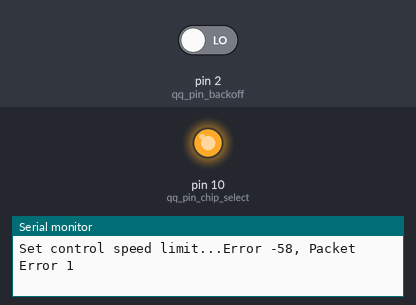
Bench run of a sketch on a simulated Arduino Nano, built with avr-gcc and run on an emulated ATmega328P. On the bench: output pins drawn as LEDs (lit = HIGH), the last lines printed to the serial monitor. The inputs (shaded band) are chosen by the test bench; at power-on: pin 2 (qq_pin_backoff) LOW. At 2.1 s the program stops and its outputs stay as they are.

Above: at 1.2 s.
1.3 s: pin 2 (qq_pin_backoff) driven HIGH
At 1.7 s:
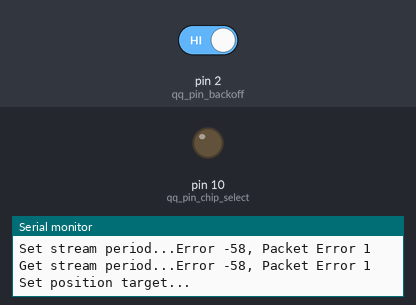
Timing chart, 0 to 3.6 s (numbered marks = the images above; inputs shaded):
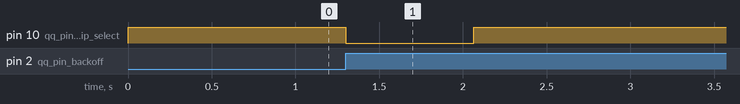

Measured:
- after the input at 1.3 s, pin 10 (qq_pin_chip_select): HIGH → LOW at once, → HIGH 0.76 s later

The sketch:

QuadQuad2Drv_Arduino_Demo.ino
```cpp
/**************************/
/* QuadQuad2Drv Demo      */
/* Author : Christie Nel  */
/* Date   : 11/01/2021    */
/**************************/

/* How to get started:
 *
 * Note: This demo was tested on an Arduino Nano v3.
 *
 * (1) Connect the Arduino to the QuadQuad2Drv PCB:
 *     - GND to GND
 *     - 5V to V+
 *     - MISO to SDO
 *     - MOSI to SDI
 *     - SCK to SCK
 *     - qq_pin_chip_select to SS
 *     - qq_pin_backoff to SRDY
 *     - qq_pin_reset to RESET (optional)
 * (2) Connect a motor with quadrature feedback to the board on connectors M1 and DRV1.
 *     If the polarity of either the A/B inputs or the M1 output is wrong, the
 *     motor will spin very fast when the program runs.  If this is the case, reverse
 *     either A/B or M1.  This demo is tuned for a Pololu microgear motor at 12V.
 * (3) Open the Arduino Serial Monitor and set it to 115200 baud.
 * (4) Download this program to your Arduino.  If all is well, you should see
 *     serial output and the motor will ramp to position 5000 at a speed of
 *     2000 transitions/s and stop at position 5000, before ramping back slowly to
 *     position 0.
 * (5) You may touch the DRV1 IN pin to GND to test the HOME input.  This will force
 *     the position counter to 0.
 *
 * Please read the QuadQuad2Drv Datasheet to better understand the interface and
 * read through the QuadQuad2Drv_Lib.h file for a list of all functions, errors
 * and typedefs.
 */

#include <SPI.h>
#include "QuadQuad2Drv_Lib.h"

/* Local defines */
#define FALSE 0
#define TRUE 1

/* Test constants */
#define POSITION_TARGET     5000
#define POSITION_ZERO       0

/* ---------------------------------------------- */

/* Arduino pins */
const uint8_t qq_pin_chip_select = 10;
const uint8_t qq_pin_backoff = 2;
const uint8_t qq_pin_reset = 3;

/* Instantiate QuadQuad2Drv class with configured pins */
QuadQuad2Drv qq2drv( qq_pin_chip_select, qq_pin_backoff, qq_pin_reset );

/* Global variables */
err rc;
err packet_rc;
int16_t payload_size;
byte buf[64];
uint8_t chan;
stream_config_t stream_config;
data_masks_t data_masks;

// ----------------------------------------------------------

void setup()
{
  Serial.begin( 115200 );
  Serial.println();
}

void print_result( err rc, err packet_rc )
{
  if ( ( rc == QQ_ERR_OK ) && ( packet_rc == QQ_ERR_OK ) )
    Serial.println( "Success" );
  else
  {
    Serial.print( "Error " );
    Serial.print( rc );
    Serial.print( ", Packet Error " );
    Serial.println( packet_rc );
  }
}

void print_progress( int32_t position_target, bool direction_positive )
{
  uint32_t sample;
  uint32_t time;
  uint32_t overtime_ms;
  bool reached_target;
  stream_data_t stream_data;

  sample = 0;
  overtime_ms = 0;
  reached_target = FALSE;

  while ( ( rc == QQ_ERR_OK ) && ( overtime_ms < 1000 ) )
  {
    rc = qq2drv.read_stream( buf, sizeof(buf), &payload_size, stream_config, data_masks, &stream_data );

    if ( rc == QQ_ERR_OK )
    {
      sample++;

      Serial.print( "Sample " );
      Serial.print( sample );

      Serial.print( ", Timing=" );
      Serial.print( stream_data.period_timing );
      Serial.print( "=" );
      Serial.print( qq2drv.period_to_ms( stream_data.period_timing ) );
      Serial.print( "ms" );

      Serial.print( ", Elapsed=" );
      Serial.print( stream_data.periods_elapsed );

      for ( chan=0; chan<QQ_NUM_CHANS; chan++ )
      {
        Serial.println();
        Serial.print( "Channel " );
        Serial.print( chan + 1 );
        Serial.print( " Position=" );
        Serial.print( stream_data.motion_data[chan].position );
        Serial.print( ", Velocity=" );
        Serial.print( stream_data.motion_data[chan].velocity );
      }

      Serial.println();

      if ( !reached_target )
      {
        if ( ( (  direction_positive ) && ( stream_data.motion_data[0].position >= position_target ) ) ||
             ( ( !direction_positive ) && ( stream_data.motion_data[0].position <= position_target ) ) )
        {
          /* When we reach the target, keep printing for a short time after */

          reached_target = TRUE;
          time = millis();
        }
      }
      else
        overtime_ms = millis() - time;
    }
    else
    {
      print_result( rc, QQ_ERR_OK );
      break;
    }
  }

}

void loop()
{
  uint8_t fw_ver_major;
  uint8_t fw_ver_minor;
  uint8_t protocol_ver;
  chan_data_masks_t chan_data_masks;
  motion_data_t motion_data;
  input_params_t input_params[2];
  ctrl_mode_params_t ctrl_mode_params;
  ctrl_pos_target_params_t ctrl_pos_target_params;
  ctrl_pos_ramp_params_t ctrl_pos_ramp_params;
  ctrl_drv_power_max_params_t ctrl_drv_power_max_params;
  ctrl_pos_pid_params_t ctrl_pos_pid_params;
  ctrl_speed_pid_params_t ctrl_speed_pid_params;
  ctrl_speed_limit_params_t ctrl_speed_limit_params;
  ctrl_accel_limit_params_t ctrl_accel_limit_params;
  uint8_t history_len;
  uint8_t history_time_bits;
  uint16_t stream_period;

  Serial.println( "QuadQuad2Drv Demo" );
  Serial.println( "--------------------------------------------" );

  /* --------------------------------------------------------- */
  /* Report configured Arduino pins                            */

  Serial.println( "Arduino pin connections..." );
  Serial.print( "QuadQuad2Drv Chip Select Pin : " );
  Serial.println( qq_pin_chip_select );
  Serial.print( "QuadQuad2Drv Ready Pin       : " );
  Serial.println( qq_pin_backoff );
  Serial.print( "QuadQuad2Drv Reset Pin       : " );
  Serial.println( qq_pin_reset );
  Serial.println( "Standard Arduino SPI pins are used." );

  /* --------------------------------------------------------- */
  /* Reset QuadQuad2Drv chip by pulling low reset line             */

  Serial.println();
  Serial.println( "Resetting QuadQuad2Drv..." );
  qq2drv.reset();
  delay( 10 );

  /* --------------------------------------------------------- */
  /* Read QuadQuad2Drv version information                         */

  Serial.println();
  Serial.print( "Reading version..." );
  rc = qq2drv.get_version( buf, sizeof(buf), &payload_size, &packet_rc, &fw_ver_major, &fw_ver_minor, &protocol_ver );
  print_result( rc, packet_rc );

  if ( ( rc == QQ_ERR_OK ) && ( packet_rc == QQ_ERR_OK ) )
  {
    Serial.print( "Firmware Version Major : " );
    Serial.println( fw_ver_major );
    Serial.print( "Firmware Version Minor : " );
    Serial.println( fw_ver_minor );
    Serial.print( "Protocol Version       : " );
    Serial.println( protocol_ver );
  }

  Serial.println( "--------------------------------------------" );

  /* --------------------------------------------------------- */
  /* Configure which motion data is reported and its format    */

  Serial.print( "Configure channel data fields..." );
  chan_data_masks.chan_mask = CHAN_ALL_MASK;               // Which channels to set
  chan_data_masks.data_mask.position_bitsize = BITSIZE_32; // How many bits in position
  chan_data_masks.data_mask.position_relative = FALSE;     // Return delta or absolute position
  chan_data_masks.data_mask.velocity_enable = TRUE;        // Return velocity
  chan_data_masks.data_mask.status_enable = TRUE;          // Return status
  rc = qq2drv.set_data_mask( buf, sizeof(buf), &payload_size, &packet_rc, &chan_data_masks, 1 );
  print_result( rc, packet_rc );

  Serial.println();
  Serial.print( "Read back channel data fields..." );
  rc = qq2drv.get_data_mask( buf, sizeof(buf), &payload_size, &packet_rc, data_masks );
  print_result( rc, packet_rc );

  /* --------------------------------------------------------- */
  /* Read motion data using polling                            */

  Serial.println();
  Serial.print( "Read motion data..." );
  rc = qq2drv.get_motion_data( buf, sizeof(buf), &payload_size, &packet_rc, data_masks, motion_data );
  print_result( rc, packet_rc );

  if ( ( rc == QQ_ERR_OK ) && ( packet_rc == QQ_ERR_OK ) )
  {
    for ( chan=0; chan<QQ_NUM_CHANS; chan++ )
    {
      Serial.print( "Channel " );
      Serial.print( chan + 1 );
      Serial.println( " : " );
      Serial.print( "  Position  : " );
      Serial.println( motion_data[chan].position );
      Serial.print( "  Velocity  : " );
      Serial.println( motion_data[chan].velocity );
      Serial.print( "  Glitch    : " );
      Serial.println( motion_data[chan].glitch ? "TRUE" : "FALSE" );
      Serial.print( "  Overspeed : " );
      Serial.println( motion_data[chan].overspeed ? "TRUE" : "FALSE" );
    }
  }

  /* --------------------------------------------------------- */
  /* Read and write history dimensions                         */

  Serial.println();
  Serial.print( "Get history dimensions..." );
  rc = qq2drv.get_history_dims( buf, sizeof(buf), &payload_size, &packet_rc, &history_len, &history_time_bits );
  print_result( rc, packet_rc );

  if ( ( rc == QQ_ERR_OK ) && ( packet_rc == QQ_ERR_OK ) )
  {
    Serial.print( "History Length : " );
    Serial.println( history_len );
    Serial.print( "History Time Bits : " );
    Serial.print( history_time_bits );
    Serial.print( " = " );
    Serial.print( qq2drv.history_time_bits_to_ms( history_time_bits ) );
    Serial.println( "ms" );
  }

  Serial.println();
  Serial.print( "Set history dimensions..." );
  history_len = 24;
  history_time_bits = 18;
  rc = qq2drv.set_history_dims( buf, sizeof(buf), &payload_size, &packet_rc, history_len, history_time_bits );
  print_result( rc, packet_rc );

  Serial.println();
  Serial.print( "Get history dimensions..." );
  rc = qq2drv.get_history_dims( buf, sizeof(buf), &payload_size, &packet_rc, &history_len, &history_time_bits );
  print_result( rc, packet_rc );

  if ( ( rc == QQ_ERR_OK ) && ( packet_rc == QQ_ERR_OK ) )
  {
    Serial.print( "History Length : " );
    Serial.println( history_len );
    Serial.print( "History Time Bits : " );
    Serial.print( history_time_bits );
    Serial.print( " = " );
    Serial.print( qq2drv.history_time_bits_to_ms( history_time_bits ) );
    Serial.println( "ms" );
  }

  /* --------------------------------------------------------- */
  /* Enable reporting of stream timing and periods elapsed     */

  Serial.println();
  Serial.print( "Set stream config..." );
  stream_config.period_timing_enable = TRUE;
  stream_config.periods_elapsed_enable = TRUE;
  rc = qq2drv.set_stream_config( buf, sizeof(buf), &payload_size, &packet_rc, stream_config );
  print_result( rc, packet_rc );

  /* --------------------------------------------------------- */
  /* Enable input on channel 1 to set position when pulled low */

  Serial.println();
  Serial.print( "Set input mode..." );
  /* Set channel 1 position when input is low */
  input_params[0].chan = CHAN1_MASK;
  input_params[0].input_mode = INPUT_MODE_HOME;
  input_params[0].input_polarity = INPUT_ACTIVE_LOW;
  input_params[0].input_edge = INPUT_EDGE_SET_POSITIVE;
  input_params[0].spacing = 0;
  input_params[0].value = 0;
  /* Disable inputs on other channels */
  input_params[1].chan = ~CHAN1_MASK;
  input_params[1].input_mode = INPUT_MODE_DISABLED;
  rc = qq2drv.set_input_mode( buf, sizeof(buf), &payload_size, &packet_rc, input_params, 2 );
  print_result( rc, packet_rc );

  /* --------------------------------------------------------- */
  /* Set position control PID constants                        */

  Serial.println();
  Serial.print( "Set position control PID constants..." );
  ctrl_pos_pid_params.chan = CHAN1_MASK;
  ctrl_pos_pid_params.p = 100;
  ctrl_pos_pid_params.i = 500;
  ctrl_pos_pid_params.d = 500;
  ctrl_pos_pid_params.windup_limit = 600;
  rc = qq2drv.set_ctrl_pos_pid( buf, sizeof(buf), &payload_size, &packet_rc, &ctrl_pos_pid_params, 1 );
  print_result( rc, packet_rc );

  /* --------------------------------------------------------- */
  /* Set control max power                                     */

  Serial.println();
  Serial.print( "Set control max power..." );
  ctrl_drv_power_max_params.chan = CHAN1_MASK;
  ctrl_drv_power_max_params.drv_power_max = 2000;
  rc = qq2drv.set_ctrl_drv_power_max( buf, sizeof(buf), &payload_size, &packet_rc, &ctrl_drv_power_max_params, 1 );
  print_result( rc, packet_rc );

  /* --------------------------------------------------------- */
  /* Set control speed limit                                   */

  Serial.println();
  Serial.print( "Set control speed limit..." );
  ctrl_speed_limit_params.chan = CHAN1_MASK;
  ctrl_speed_limit_params.speed_limit = ( (uint32_t)2000 << 12 ) / 1;
  rc = qq2drv.set_ctrl_speed_limit( buf, sizeof(buf), &payload_size, &packet_rc, &ctrl_speed_limit_params, 1 );
  print_result( rc, packet_rc );

  /* --------------------------------------------------------- */
  /* Set control acceleration limit                            */

  Serial.println();
  Serial.print( "Set control acceleration limit..." );
  ctrl_accel_limit_params.chan = CHAN1_MASK;
  ctrl_accel_limit_params.accel_limit = ( (uint32_t)2000 << 12 ) / 1;
  rc = qq2drv.set_ctrl_accel_limit( buf, sizeof(buf), &payload_size, &packet_rc, &ctrl_accel_limit_params, 1 );
  print_result( rc, packet_rc );

  /* --------------------------------------------------------- */
  /* Set control mode                                          */

  Serial.println();
  Serial.print( "Set position control mode..." );
  ctrl_mode_params.chan = CHAN1_MASK;
  ctrl_mode_params.ctrl_mode = CTRL_MODE_POSITION;
  rc = qq2drv.set_ctrl_mode( buf, sizeof(buf), &payload_size, &packet_rc, &ctrl_mode_params, 1 );
  print_result( rc, packet_rc );

  /* --------------------------------------------------------- */
  /* Read and write stream period                              */

  Serial.println();
  Serial.print( "Set stream period..." );
  rc = qq2drv.set_stream_period( buf, sizeof(buf), &payload_size, &packet_rc, qq2drv.ms_to_period( 200 ) );
  print_result( rc, packet_rc );

  Serial.println();
  Serial.print( "Get stream period..." );
  rc = qq2drv.get_stream_period( buf, sizeof(buf), &payload_size, &packet_rc, &stream_period );
  print_result( rc, packet_rc );

  if ( ( rc == QQ_ERR_OK ) && ( packet_rc == QQ_ERR_OK ) )
  {
    Serial.print( "Stream Period : " );
    Serial.print( stream_period );
    Serial.print( " = " );
    Serial.print( qq2drv.period_to_ms( stream_period ) );
    Serial.println( "ms" );
  }

  /* --------------------------------------------------------- */
  /* Set position target                                       */

  Serial.println();
  Serial.println( "Set position target..." );
  ctrl_pos_target_params.chan = CHAN1_MASK;
  ctrl_pos_target_params.pos_target = POSITION_TARGET;
  rc = qq2drv.set_ctrl_pos_target( buf, sizeof(buf), &payload_size, &packet_rc, &ctrl_pos_target_params, 1 );
  print_result( rc, packet_rc );

  /* --------------------------------------------------------- */
  /* Read stream and motion data from stream                   */

  Serial.println();
  Serial.println( "Reading stream..." );

  /* --------------------------------------------------------- */
  /* Print progress until target is reached                    */

  print_progress( POSITION_TARGET, TRUE );

  /* --------------------------------------------------------- */
  /* Initiate control ramp                                     */

  Serial.println();
  Serial.print( "Initiate slow ramp to position 0..." );
  ctrl_pos_ramp_params.chan = CHAN1_MASK;
  ctrl_pos_ramp_params.pos_target = POSITION_ZERO;
  ctrl_pos_ramp_params.ramp_rate = ( (uint32_t)1000 << 12 ) / 1;
  ctrl_pos_ramp_params.ramp_accel = ( (uint32_t)200 << 12 ) / 1;
  rc = qq2drv.ctrl_pos_ramp( buf, sizeof(buf), &payload_size, &packet_rc, &ctrl_pos_ramp_params, 1 );
  print_result( rc, packet_rc );

  /* --------------------------------------------------------- */
  /* Print progress until target is reached                    */

  print_progress( POSITION_ZERO, FALSE );

  /* --------------------------------------------------------- */
  /* Turn off stream by setting stream period to 0             */

  Serial.println();
  Serial.print( "Turn off stream..." );
  rc = qq2drv.set_stream_period( buf, sizeof(buf), &payload_size, &packet_rc, 0 );
  print_result( rc, packet_rc );

  /* --------------------------------------------------------- */
  /* Turn off control mode                                     */

  Serial.println();
  Serial.print( "Turn off control mode..." );
  ctrl_mode_params.chan = CHAN1_MASK;
  ctrl_mode_params.ctrl_mode = CTRL_MODE_NONE;
  rc = qq2drv.set_ctrl_mode( buf, sizeof(buf), &payload_size, &packet_rc, &ctrl_mode_params, 1 );
  print_result( rc, packet_rc );

  Serial.println( "--------------------------------------------" );

  while (1);
}
```

Source omitted: QuadQuad2Drv_Lib.cpp (27752 bytes), QuadQuad2Drv_Lib.h (11401 bytes)
